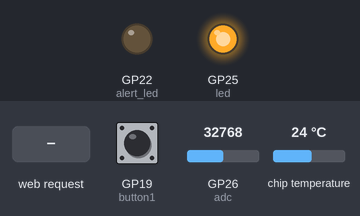
A program run on a simulated Raspberry Pi Pico running MicroPython. Shown: output pins drawn as LEDs (lit = HIGH). The test bench sets the inputs (shaded band); at power-on: GP19 (button1) HIGH, GP26 (adc) = 32768, chip temperature 24 °C (analog values on the 0–65535 scale). WiFi joins after 1.5 s; values from a settings file that is not in the repository are placeholders; web requests get an empty 200 reply after 0.4 s; what the program prints to the serial console is not drawn.

Above: at 7.2 s.
7.3 s: HTTP request GET /lightoff? received
At 8.0 s:
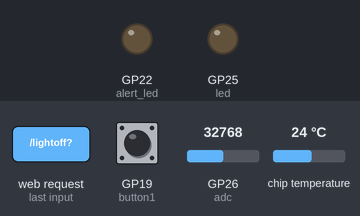
10.3 s: GP19 (button1) pulled LOW for 0.15 s
11.9 s: GP19 (button1) pulled LOW for 3.2 s
At 15.3 s:
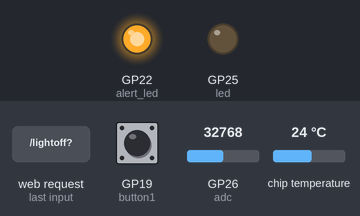
17.0 s: HTTP request GET /lighton? received
At 17.8 s:
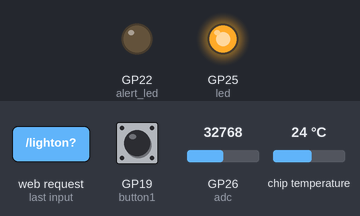
18.5 s: GP26 (adc) set to 832
At 20.61 s:
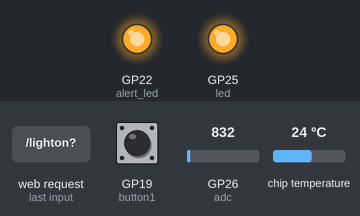
21.5 s: GP26 (adc) set to 720
Timing chart, 0 to 24.0 s (numbered marks = the images above; inputs shaded):
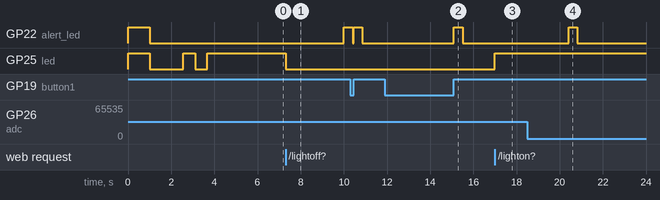

Measured:
- after the input at 7.3 s, GP25 (led): HIGH → LOW at once
- after the input at 11.9 s, GP22 (alert_led): LOW → HIGH after 3.2 s, → LOW 0.40 s later
- after the input at 17.0 s, GP25 (led): LOW → HIGH at once
- after the input at 21.5 s, every drawn part: stays the same

The program:

EX01_dorrbell2line_git.py
```python
# -*- coding: utf-8 -*-
# https://projects.raspberrypi.org/en/projects/get-started-pico-w/

import network
import socket
from time import sleep, sleep_ms
import machine
from machine import Pin, Timer, ADC, WDT
from picozero import pico_temp_sensor, pico_led
import urequests
import utime
import gc

# セキュリティ確保のため、SSID、パスワード、LINE Notify アクセストークンは、
# 別ファイル (secrets.py) へ記載してください。
import secrets
ssid = secrets.ssid
password = secrets.password
LINE_token = secrets.LINE_token

dhcp = True
static_ip = '192.168.1.81'
static_mask = '255.255.255.0'
static_gateway = '0.0.0.0'
static_dns = '0.0.0.0'


wdt = WDT(timeout=5000)

button1_pin = 19
debounce = 0
def button1_onClick(button1):
    global debounce
    if debounce+100 < utime.ticks_ms():
        print('Button1 Click')
        if WifiConnected == True:
            alert_led.on()
            pushLINE('てすと&stickerPackageId=8515&stickerId=16581242')
            alert_led.off()
        debounce = utime.ticks_ms()


led = machine.Pin('WL_GPIO0', machine.Pin.OUT)
timer = Timer()
def blink(timer):
    led.toggle()


alert_led = machine.Pin(22, machine.Pin.OUT)
timer4 = Timer()
def alert(timer4):
    alert_led.toggle()

timer5 = Timer()
def stop_alert(timer5):
    alert_led.off()
    timer4.deinit()

timer2 = Timer()
def checkWifi(timer2):
    gc.collect()
    if wlan.isconnected() == False:
        print('【エラー】Wi-Fi が切断されました。')
        WifiConnected = False
        machine.reset()

mac = ""
WifiConnected = False
def connect():
    # WiFi 接続
    global wlan
    wlan = network.WLAN(network.STA_IF)
    global mac
    mac = wlan.config('mac').hex().upper()
    print(f'MACアドレスは {mac}')
    wlan.active(True)
    print(f'Wi-Fi "{ssid}" へ接続しています...', end='')
    wlan.connect(ssid, password)
    if dhcp == False:
        wlan.ifconfig((static_ip, static_mask, static_gateway, static_dns))
    retry = 10
    while (wlan.isconnected() == False) and (retry > 0):
        print('.', end='')
        WLANstatus = wlan.status()
        sleep(2)
        retry -= 1
        wdt.feed()
    if wlan.isconnected():
        ip = wlan.ifconfig()[0]
        print(f'\n接続しました。IP アドレスは {ip}')
        global WifiConnected
        WifiConnected = True
        timer.deinit()
        timer2.init(freq=0.1, mode=Timer.PERIODIC, callback=checkWifi)
        timer3.init(freq=100, mode=Timer.PERIODIC, callback=adc_read)
        return ip
    else:
        timer.deinit()
        timer.init(freq=5, mode=Timer.PERIODIC, callback=blink)
        if WLANstatus == 1:
            errmsg = 'パスワードが違います。'
        elif WLANstatus == -2:
            errmsg = 'アクセスポイントが見つからないか、応答がありません。'
        else:
            errmsg = f'その他のエラー({WLANstatus})'
        print(f'\n【エラー】Wi-Fi 接続に失敗しました: {errmsg}')
        global WifiConnected
        WifiConnected = False
        sleep(10)
        machine.reset()

def open_socket(ip):
    # ソケットを開きます
    address = (ip, 80)
    connection = socket.socket()
    connection.bind(address)
    connection.listen(1)
    print(connection)
    return connection


def webpage(temperature, state, macaddr):
    # HTML テンプレ
    html = f"""
            <!DOCTYPE html>
            <html>
            <head>
            <meta http-equiv="Content-Type" content="text/html; charset=utf-8">
            <meta name="viewport" content="width=240">
            </head>
            <body>
            <form action="./lighton">
            <input type="submit" value="LED ON" />
            </form>
            <form action="./lightoff">
            <input type="submit" value="LED OFF" />
            </form>
            <p>LED は {state}</p>
            <p>温度は {temperature} 度</p>
            <p>MAC アドレスは {macaddr}</p>
            </body>
            </html>
            """
    return str(html)


def pushLINE(message):
    # LINE Notify API Document
    # https://notify-bot.line.me/doc/ja/
    #
    # db4linq/micropython-thailand
    # https://github.com/db4linq/micropython-thailand/blob/master/line_notify.py

    LINE_endpoint = "https://notify-api.line.me/api/notify"
    LINE_header = {'Content-Type':'application/x-www-form-urlencoded', 'Authorization':f'Bearer {LINE_token}'}
    LINE_data = f'message={message}'.encode('utf-8')
    # 送信可能なスタンプリスト
    # https://developers.line.biz/ja/docs/messaging-api/sticker-list/
    # LINE_data = f'message={message}&stickerPackageId=8515&stickerId=16581242'.encode('utf-8')
    print(LINE_data)
    res = urequests.post(url=LINE_endpoint, headers=LINE_header, data=LINE_data)
    print(res.text)
    res.close()


def serve(connection):
    # WEB サーバーを開始
    global WifiConnected
    state = '点灯'
    pico_led.on()
    temperature = 0
    while True:
        client = connection.accept()[0]
        request = client.recv(1024)
        request = str(request)
        try:
            request = request.split()[1]
        except IndexError:
            pass
        if request == '/lighton?':
            pico_led.on()
            state = '点灯'
        elif request == '/lightoff?':
            pico_led.off()
            state = '消灯'
        temperature = pico_temp_sensor.temp
        print(request)
        global mac
        html = webpage(temperature, state, mac)
        client.send(html)
        client.close()


adc = machine.ADC(Pin(26))
timer3 = Timer()
repeat_check = 0
# https://docs.arduino.cc/built-in-examples/sensors/Knock
def adc_read(timer3):
    wdt.feed()
    val = adc.read_u16()
#    print(val)
    if val > 768:
        global repeat_check
        if repeat_check+10000 < utime.ticks_ms():
#            timer3.deinit()
#            timer4.init(freq=4, mode=Timer.PERIODIC, callback=alert)
#            timer5.init(period=10000, mode=Timer.ONE_SHOT, callback=stop_alert)
            alert_led.on()
            pushLINE('👈ぴんぽ～ん！')
            alert_led.off()
            repeat_check = utime.ticks_ms()
#            timer3.init(freq=100, mode=Timer.PERIODIC, callback=adc_read)


# MAIN
try:
    led.on()
    alert_led.on()
    sleep(1)
    led.off()
    alert_led.off()
    sleep(1)
    timer.init(freq=1.8, mode=Timer.PERIODIC, callback=blink)
    button1 = Pin(button1_pin, Pin.IN, Pin.PULL_UP)
    button1.irq(trigger=Pin.IRQ_RISING, handler=button1_onClick)

    ip = connect()
    sleep(1)
    connection = open_socket(ip)
    sleep(1)
    serve(connection)

except KeyboardInterrupt:
    #machine.reset()
    pass
```
